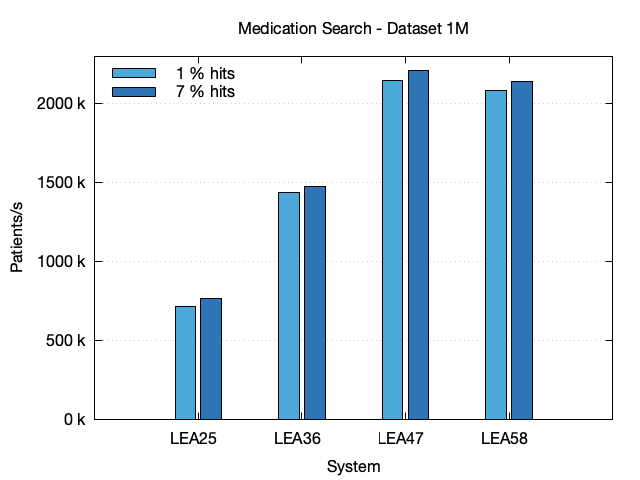

Recreate this plot in gnuplot.
# Set the terminal to PNG and specify the output file
set terminal pngcairo enhanced font 'Helvetica Neue,12'
set output 'medication-search-1M.png'

# Set the data separator and skip the header
set datafile separator "|"
set style data histograms
set style histogram clustered
set style fill solid border -1
set boxwidth 0.8
set key left top reverse

# Define x-axis and y-axis labels
set title "Medication Search - Dataset 1M"
set xlabel 'System'
set ylabel 'Patients/s'
set format y "%.0f k"
set yrange [0:2300]

# Define grid
set grid ytics

# Define line styles and colors for each code
set style line 1 lc rgb '#4DA8DA'
set style line 2 lc rgb '#2E75B6'

# Plot the data
plot 'medication-search-1M.txt' using 7:xtic(3) every 2 ls 1 title '1 % hits', \
     'medication-search-1M.txt' using 7:xtic(3) every 2::1 ls 2 title '7 % hits'
